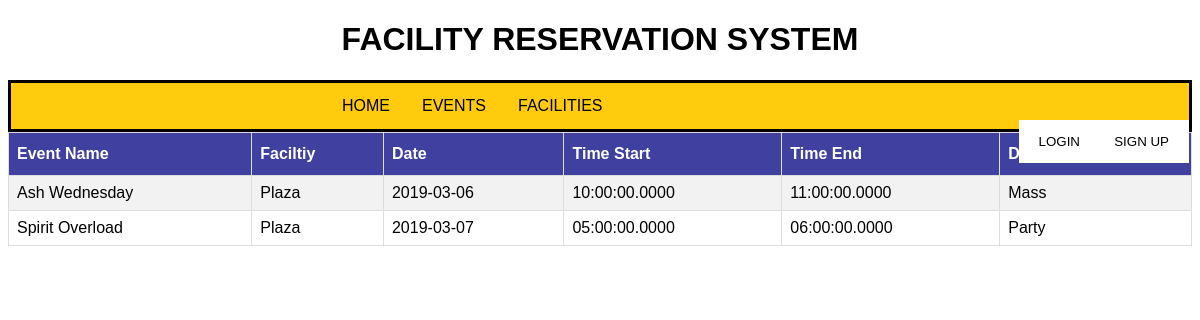
/php/event_page.php, run on the app's committed database.
### tables this page shows
CREATE TABLE `event` (
  `eventID` int(100) NOT NULL,
  `Event_name` varchar(50) NOT NULL,
  `Facility` varchar(50) NOT NULL,
  `Date` date NOT NULL,
  `Time_start` time(4) NOT NULL,
  `Time_end` time(4) NOT NULL,
  `Description` varchar(50) NOT NULL
);

### php/event_page.php (the view, shortened to what this page needs)
<?php
	include('DBConnector.php');
?>
<!DOCTYPE html>
<html>
<head>
	<link rel="stylesheet" href="../stylesheet/style.css">
	<h1>FACILITY RESERVATION SYSTEM</h1>
</head>
<body>
	  <button onclick="document.getElementById('id01').style.display='block'" style="width:auto;" class="loginB">LOGIN</button>
	  <button onclick="document.getElementById('id02').style.display='block'" style="width:auto;" class="signupB">SIGN UP</button>
	<ul class="menu">
		<li class="home"><a href="../index.html" class="home">HOME</a></li>
		<li class="events"><a href="event_page.php" class="events">EVENTS</a></li>
		<li class="faci"><a href="list_facilities.php" class="faci">FACILITIES</a></li>
	</ul>
	<table id="customers">
		<tr>
			<th>Event Name</th>
			<th>Faciltiy</th>
			<th>Date</th>
			<th>Time Start</th>
			<th>Time End</th>
			<th>Description</th>
		</tr>
<?php
	$sql = "SELECT * FROM event";
	$result = $conn-> query($sql);
	if ($result-> num_rows > 0){
		while ($row = $result-> fetch_assoc()){
			echo "<tr>
					<td>" . $row["Event_name"] . "</td>
					<td>" . $row["Facility"] . "</td>
					<td>" . $row["Date"] . "</td>
					<td>"  . $row["Time_start"] . "</td>
					<td>" . $row["Time_end"] . "</td>
					<td>"  . $row["Description"] . "</td>
				  </tr>";
		}
		echo "</table>";
	}else{
		echo "0 result";
	}
?>
</body>
</html>

### stylesheet/style.css (style rules this page uses)
h1 { text-align: center; }
ul.menu { list-style-type: none; margin: 0px; padding: 0; overflow: hidden; background-color:#ffcb0c; border-style: solid; }
li.home { float: left; margin-right: -450px; margin-left: 315px; }
li.events { float: left; margin-right: -450px; margin-left: 395px; }
li.faci { float: left; margin-right: -450px; margin-left: 450px; }
li a.home { display: block; color: black; text-align: center; padding: 14px 16px; text-decoration: none; font-style: bold; }
li a.events { display: block; color: black; text-align: center; padding: 14px 16px; text-decoration: none; font-style: bold; }
li a.faci { display: block; color: black; text-align: center; padding: 14px 16px; text-decoration: none; font-style: bold; }
body { font-family: Arial, Helvetica, sans-serif; }
button.loginB { background-color: white; color: black; padding: 14px 20px; position: fixed; right: 0; top: 50%; width: 8em; margin-top: -21em; margin-right: 100px; border: none; cursor: pointer; width: 100%; }
button.signupB { background-color: white; color: black; padding: 14px 20px; position: fixed; right: 0; top: 50%; width: 8em; margin-top: -21em; margin-right: 11px; border: none; cursor: pointer; width: 100%; }
#customers { font-family: "Trebuchet MS", Arial, Helvetica, sans-serif; border-collapse: collapse; width: 100%; }
#customers td, #customers th { border: 1px solid #ddd; padding: 8px; }
#customers tr:nth-child(even) { background-color: #f2f2f2; }
#customers th { padding-top: 12px; padding-bottom: 12px; text-align: left; background-color: #4040a1; color: white; }

### data on the page
event: Event_name "Ash Wednesday", Facility "Plaza", Date "2019-03-06", Time_start "10:00:00.0000", Time_end "11:00:00.0000", Description "Mass"
event: Event_name "Spirit Overload", Facility "Plaza", Date "2019-03-07", Time_start "05:00:00.0000", Time_end "06:00:00.0000", Description "Party"
